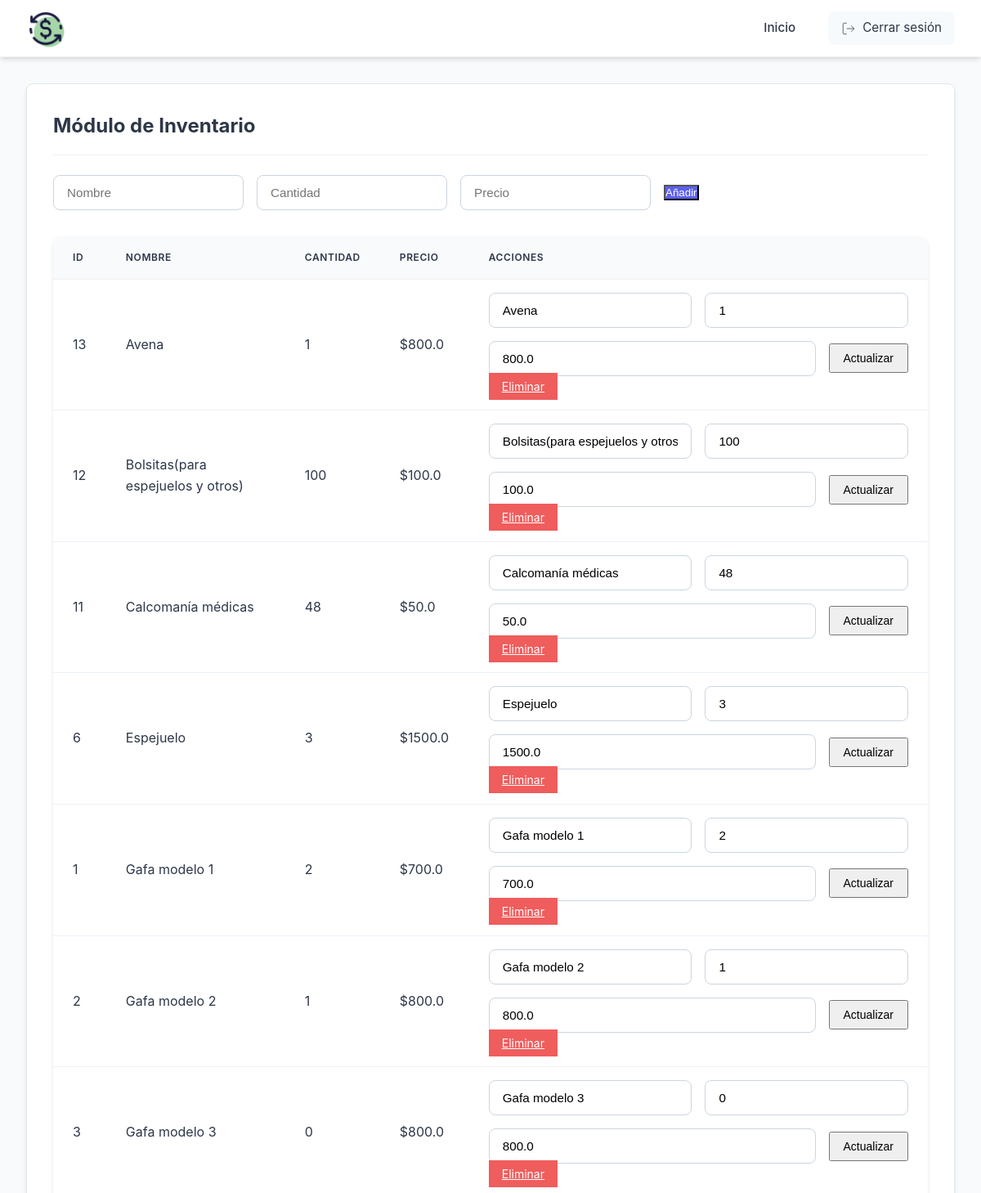
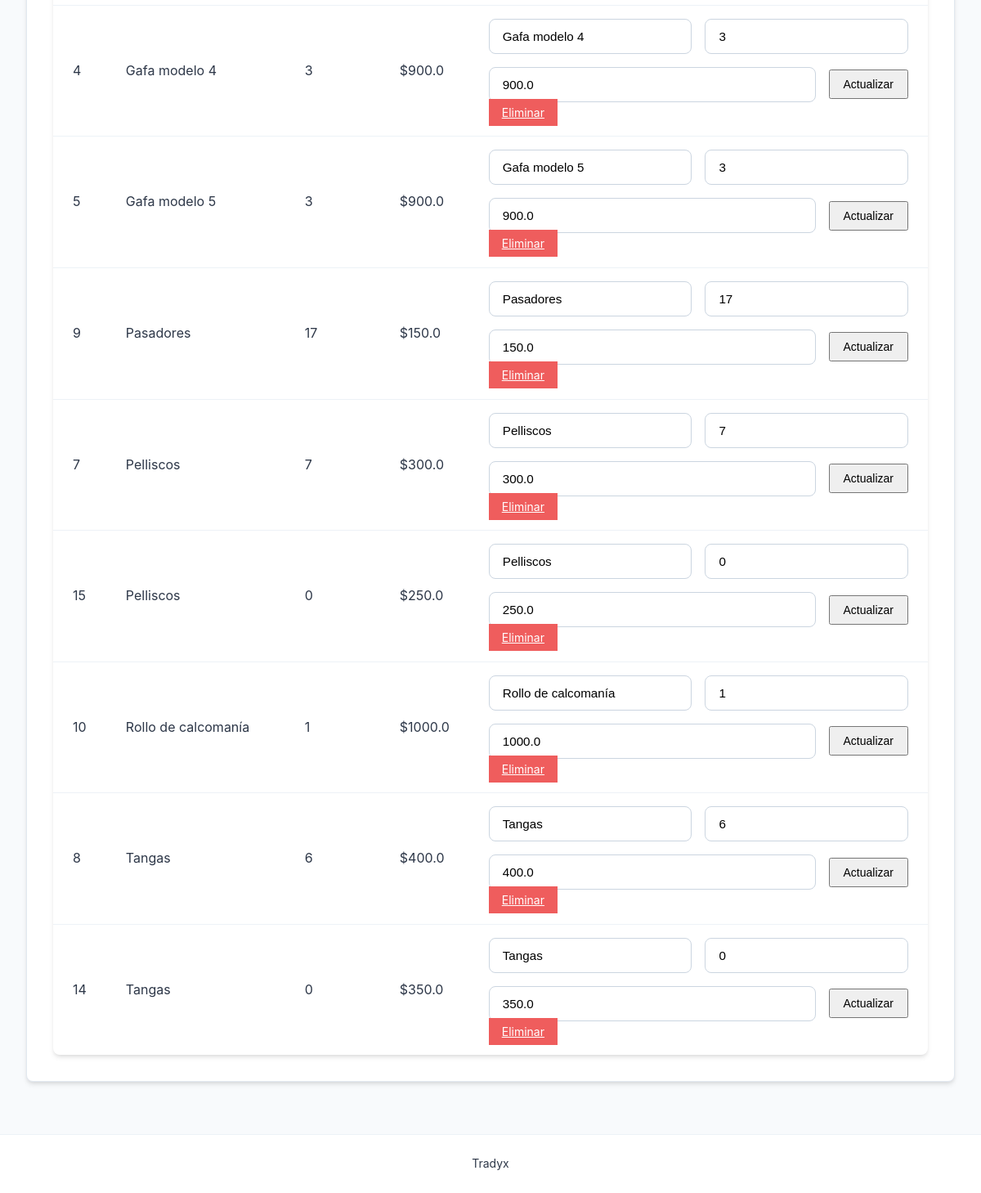
Before: /inventory (signed in) with the older database file (2 pictures, top to bottom).
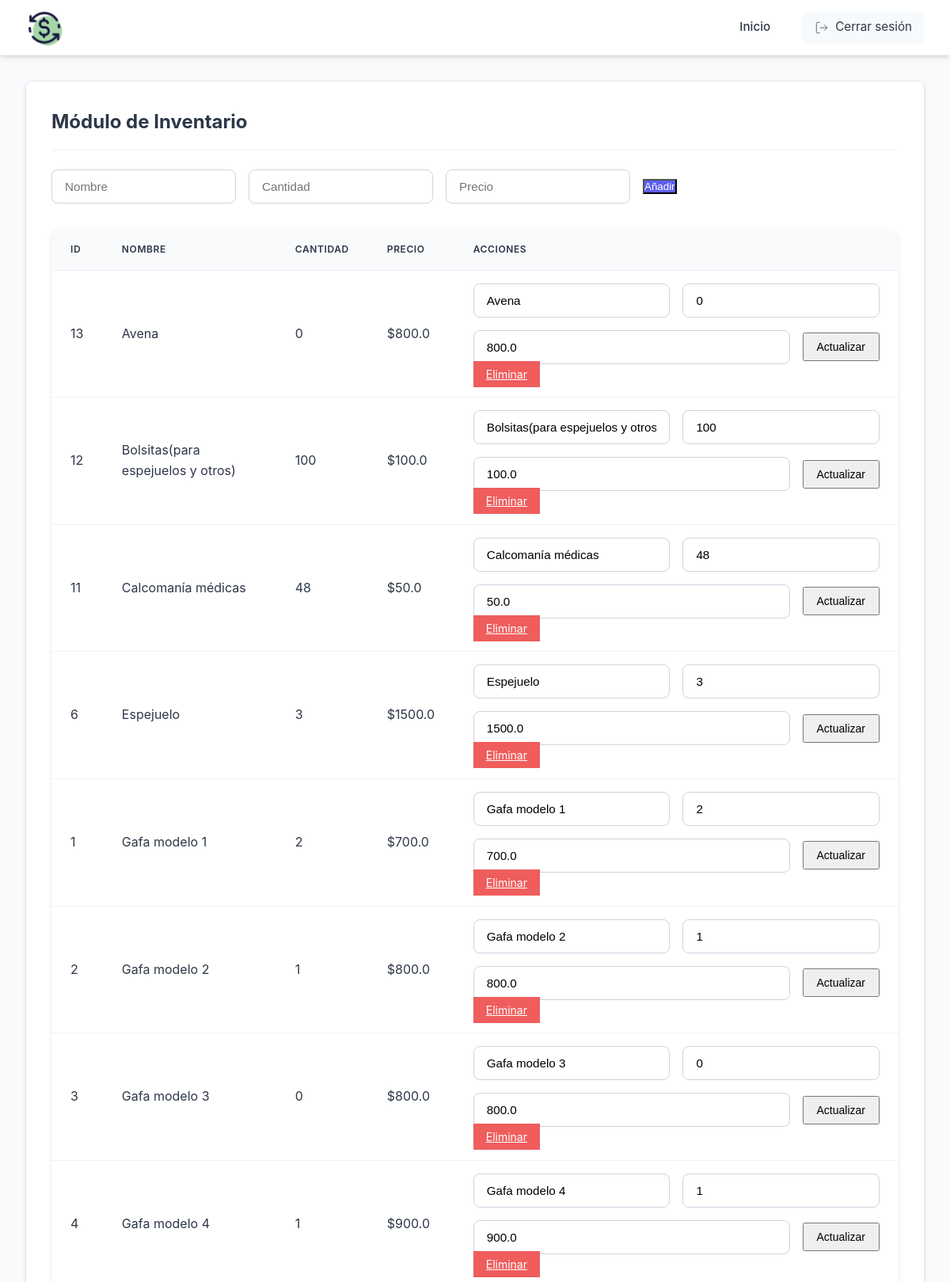
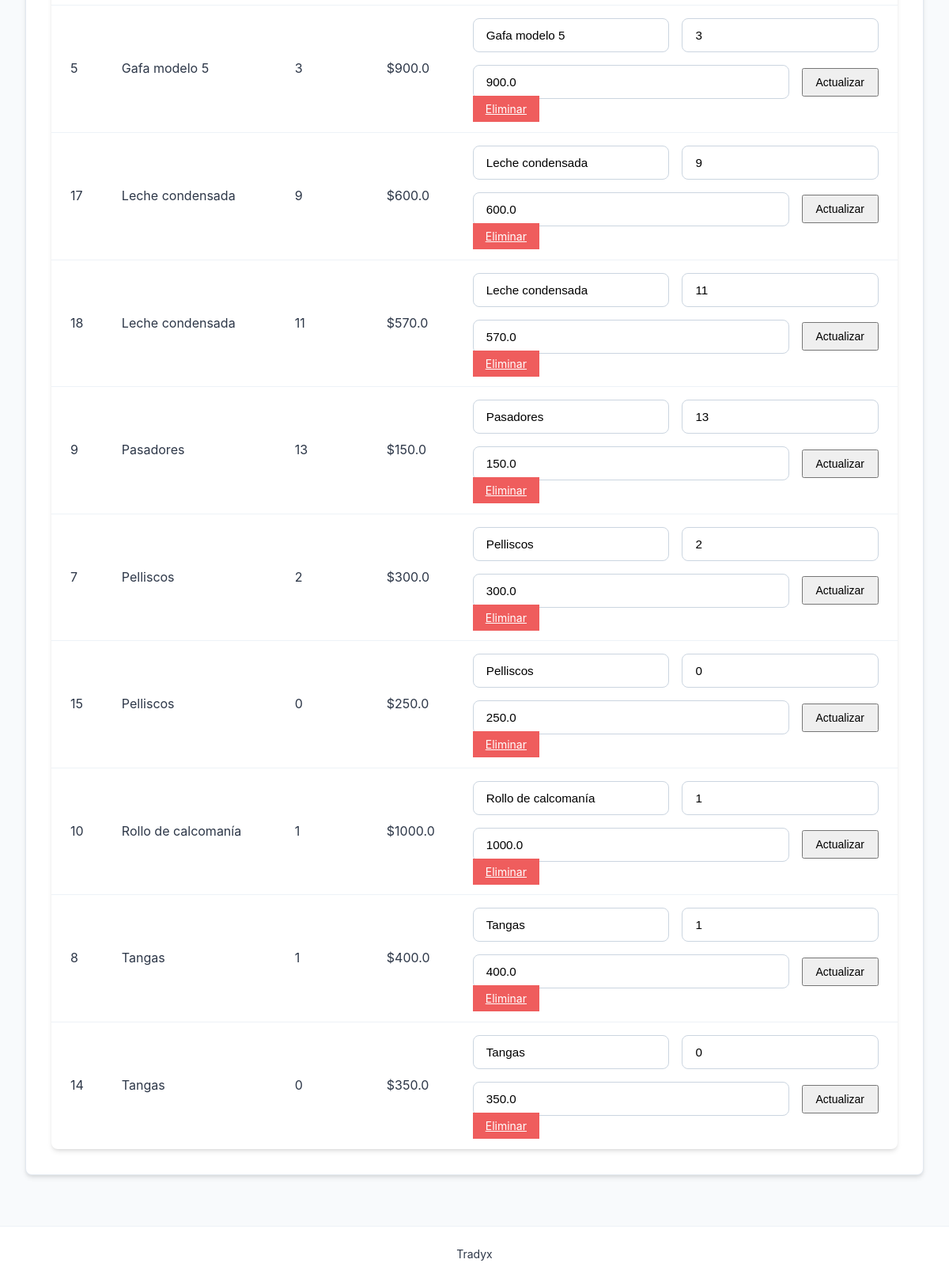
After: the same page with the newer database file (2 pictures, top to bottom).
### models.py (models this page shows, shortened)
class Product(db.Model):
    __tablename__ = 'product'
    id = db.Column(db.Integer, primary_key=True)
    name = db.Column(db.String(100), nullable=False)
    quantity = db.Column(db.Integer, nullable=False)
    price = db.Column(db.Float, nullable=False)
    daily_sales = db.Column(db.Integer, default=0)

### app.py (the view, shortened to what this page needs)
@app.route('/inventory', methods=['GET', 'POST'])
@login_required
def inventory():
    products = Product.query.order_by(Product.name).all()
    return render_template('inventory.html', products=products)

### app.py (called while the page is built)
def login_required(f):
    @wraps(f)
    def decorated_function(*args, **kwargs):
        if 'user_id' not in session:
            flash('Por favor inicie sesión primero', 'danger')
            return redirect(url_for('login'))
        return f(*args, **kwargs)
    return decorated_function

### templates/inventory.html (shortened to what this page needs)
{% extends "base.html" %}
{% block content %}
<div class="module-container">
    <h2>Módulo de Inventario</h2>
    <div class="actions">
    {% if session['role'] == 'admin' %}
        <form action="{{ url_for('inventory') }}" method="post" class="inline-form">
            <input type="text" name="name" placeholder="Nombre" required>
            <input type="number" name="quantity" placeholder="Cantidad" required>
            <input type="number" step="0.01" name="price" placeholder="Precio" required>
            <button type="submit" class="btn-primary">Añadir</button>
        </form>
    {% endif %}
</div>
    <table class="data-table">
        <thead>
            <tr>
                <th>ID</th>
                <th>Nombre</th>
                <th>Cantidad</th>
                <th>Precio</th>
                <th>Acciones</th>
            </tr>
        </thead>
        <tbody>
            {% for product in products %}
            <tr>
                <td>{{ product.id }}</td>
                <td>{{ product.name }}</td>
                <td>{{ product.quantity }}</td>
                <td>${{ product.price }}</td>
                <td>
                    {% if session['role'] == 'admin' %}
                        <form action="{{ url_for('update_product', product_id=product.id) }}" method="post" class="inline-form">
                            <input type="text" name="name" value="{{ product.name }}" required>
                            <input type="number" name="quantity" value="{{ product.quantity }}" required>
                            <input type="number" step="0.01" name="price" value="{{ product.price }}" required>
                            <button type="submit" class="btn-small">Actualizar</button>
                        </form>
                        <a href="{{ url_for('delete_product', product_id=product.id) }}" class="btn-small btn-danger">Eliminar</a>
                    {% else %}
                        <span class="text-muted">Solo lectura</span>
                    {% endif %}
                </td>
            </tr>
            {% endfor %}
        </tbody>
    </table>
</div>
{% endblock %}

Changed rows visible on the page:
changed Product "Avena": quantity "1" → "0"
changed Product "Gafa modelo 4": quantity "3" → "1"
added Product: id "17", name "Leche condensada", quantity "9", price "600.0"
added Product: id "18", name "Leche condensada", quantity "11", price "570.0"
changed Product "Pasadores": quantity "17" → "13"
changed Product id 7: quantity "7" → "2"
changed Product id 8: quantity "6" → "1"
